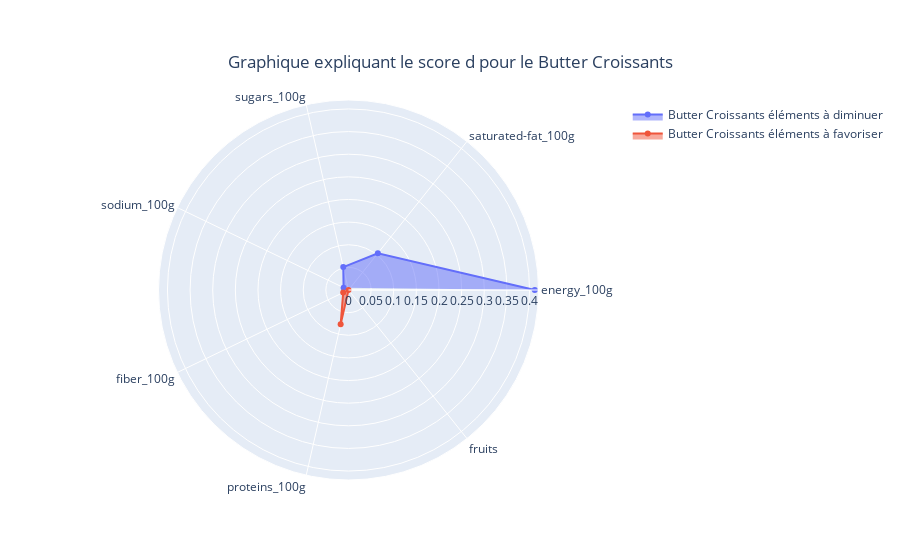

Notebook code for this chart:
### Code cell
#graphique de Butter Croissants
produit_stats('Butter Croissants')

### Figure 1 — Plotly figure (JSON) as saved in the notebook; plotly's stock layout.template omitted (floating-point values rounded to 4 significant figures)
{"data": [{"fill": "toself", "name": "Butter Croissants éléments à diminuer", "r": [0.4115, 0.104, 0.0519, 0.01201], "subplot": "polar", "theta": ["energy_100g", "saturated-fat_100g", "sugars_100g", "sodium_100g"], "type": "scatterpolar"}, {"fill": "toself", "name": "Butter Croissants éléments à favoriser", "r": [0.013, 0.0779, 0], "subplot": "polar", "theta": ["fiber_100g", "proteins_100g", "fruits"], "type": "scatterpolar"}], "layout": {"polar": {"domain": {"x": [0, 1], "y": [0, 1]}}, "showlegend": true, "title": {"text": "Graphique expliquant le score d pour le Butter Croissants", "x": 0.5, "xanchor": "center", "y": 0.9, "yanchor": "top"}}}
